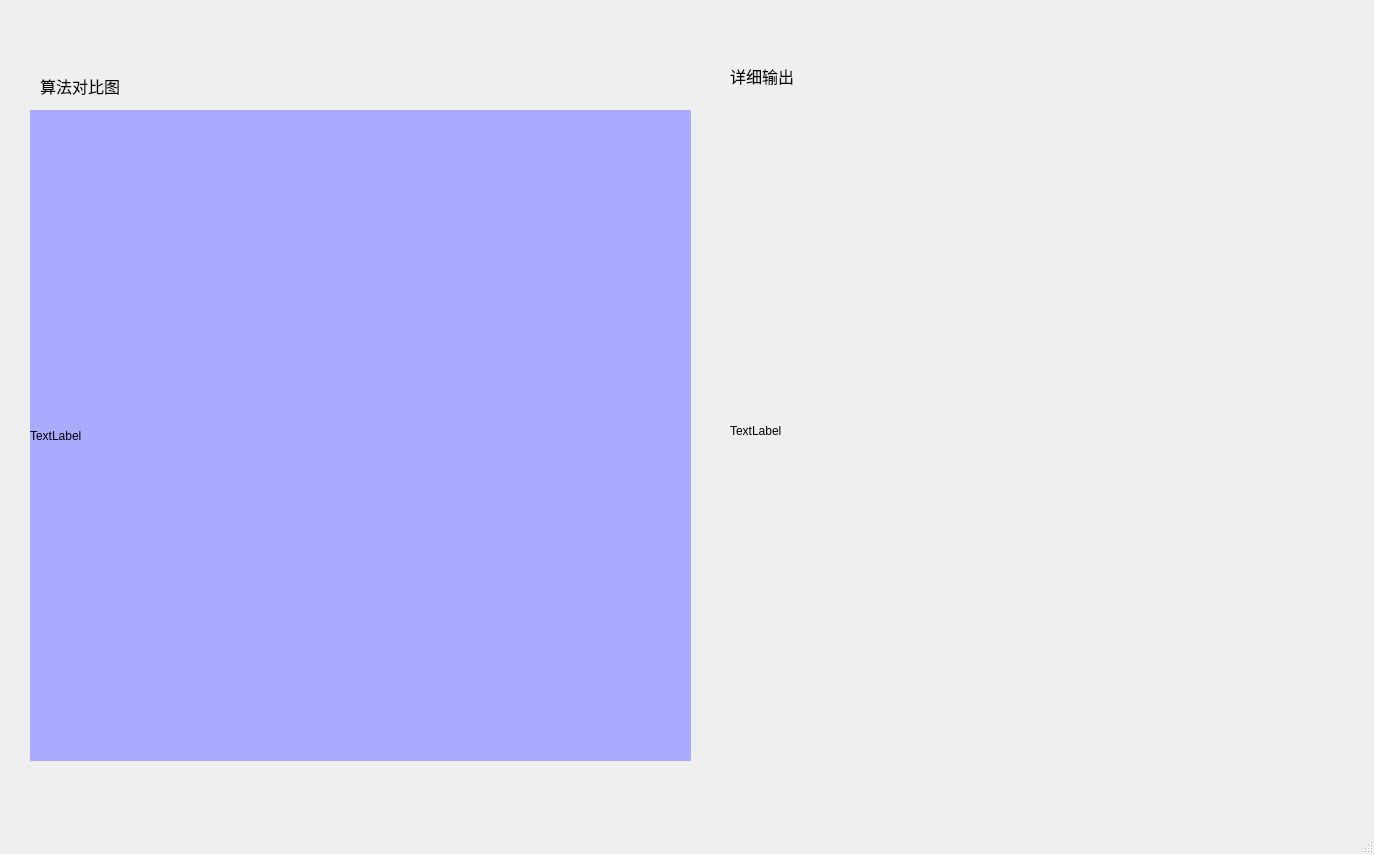
<?xml version="1.0" encoding="UTF-8"?>
<ui version="4.0">
 <class>MainWindow</class>
 <widget class="QMainWindow" name="MainWindow">
  <property name="geometry">
   <rect>
    <x>0</x>
    <y>0</y>
    <width>1374</width>
    <height>854</height>
   </rect>
  </property>
  <property name="windowTitle">
   <string>MainWindow</string>
  </property>
  <widget class="QWidget" name="centralwidget">
   <widget class="QLabel" name="chart">
    <property name="geometry">
     <rect>
      <x>30</x>
      <y>110</y>
      <width>661</width>
      <height>651</height>
     </rect>
    </property>
    <property name="styleSheet">
     <string notr="true">background-color: rgb(170, 170, 255);</string>
    </property>
    <property name="text">
     <string>TextLabel</string>
    </property>
   </widget>
   <widget class="QLabel" name="label_2">
    <property name="geometry">
     <rect>
      <x>40</x>
      <y>60</y>
      <width>151</width>
      <height>51</height>
     </rect>
    </property>
    <property name="font">
     <font>
      <pointsize>12</pointsize>
     </font>
    </property>
    <property name="text">
     <string>算法对比图</string>
    </property>
   </widget>
   <widget class="QLabel" name="table">
    <property name="geometry">
     <rect>
      <x>730</x>
      <y>100</y>
      <width>601</width>
      <height>661</height>
     </rect>
    </property>
    <property name="text">
     <string>TextLabel</string>
    </property>
   </widget>
   <widget class="QLabel" name="label_4">
    <property name="geometry">
     <rect>
      <x>730</x>
      <y>50</y>
      <width>151</width>
      <height>51</height>
     </rect>
    </property>
    <property name="font">
     <font>
      <pointsize>12</pointsize>
     </font>
    </property>
    <property name="text">
     <string>详细输出</string>
    </property>
   </widget>
  </widget>
  <widget class="QMenuBar" name="menubar">
   <property name="geometry">
    <rect>
     <x>0</x>
     <y>0</y>
     <width>1374</width>
     <height>26</height>
    </rect>
   </property>
  </widget>
  <widget class="QStatusBar" name="statusbar"/>
 </widget>
 <resources/>
 <connections/>
</ui>
